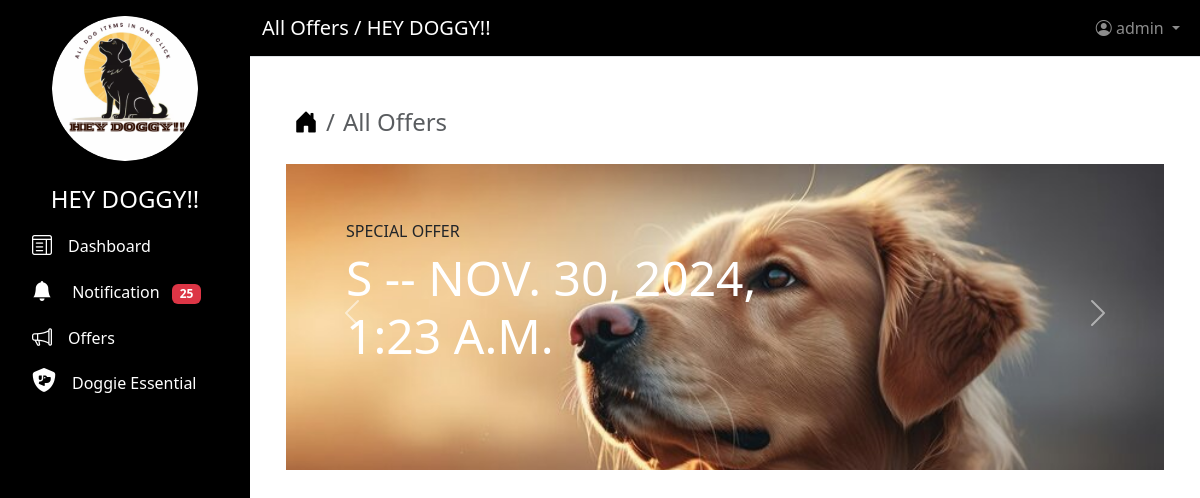
The page /view/offers (signed in) on the database as committed earlier.
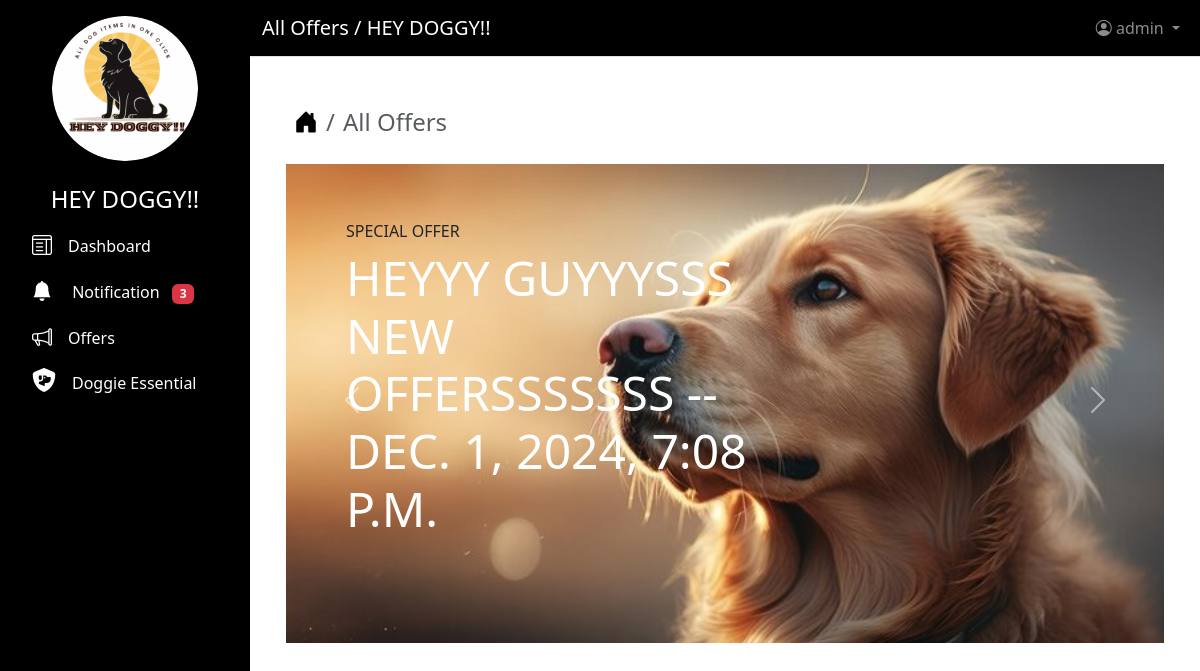
The same page on the database as committed later.
### users/models.py (models this page shows)
class Offers(models.Model):
    username = models.ForeignKey(CustomUser, on_delete=models.CASCADE)
    offers = models.CharField(max_length=250)
    time = models.DateTimeField(auto_now=True)

### users/views.py (the view)
# urls.py: path("view/offers", views.view_offers, name="view_offers"),
@login_required(login_url="signup")
def view_offers(request):
    context = {
        "page_title": "All Offers",
        "form": OfferForm(),
        "all_offers": Offers.objects.all().order_by("-id"),
        "counts": Notification.objects.filter(
            is_read=False, username=request.user
        ).count(),
    }
    return render(request, "add_view_offers.html", context)

### users/templates/add_view_offers.html (shortened to what this page needs)
{% extends "base.html" %}
{% block content %}
    {% load static %}
    <div class="container ms-2 mt-4">
        <nav aria-label="breadcrumb">
            <ol class="breadcrumb fs-4">
                <li class="breadcrumb-item">
                    <a href="{% url 'home' %}" class="text-decoration-none text-black"><i class="bi bi-house-door-fill"></i></a>
                </li>
                <li class="breadcrumb-item active" aria-current="page">All Offers</li>
            </ol>
        </nav>
    </div>
    <div class="container">
        {% if all_offers %}
            <div id="offersCarousel" class="carousel slide" data-bs-ride="carousel">
                <div class="carousel-inner">
                    {% for all_offer in all_offers %}
                        <div class="carousel-item {% if forloop.first %}active{% endif %}">
                            <div class="container-fluid mt-2"
                                 style="background-image: url('{% static 'image/op.jpg' %}');
                                        background-size: cover;
                                        background-repeat: no-repeat;
                                        position: relative;
                                        padding: 50px 0">
                                <div class="container py-2">
                                    <div class="row gx-5 justify-content-start">
                                        <div class="col-lg-7">
                                            <div class="ps-5 mb-5">
                                                <h6 class="text-dark text-uppercase">Special Offer</h6>
                                                <h1 class="display-5 text-uppercase text-white mb-0">{{ all_offer.offers }} -- {{ all_offer.time }}</h1>
                                            </div>
                                        </div>
                                    </div>
                                </div>
                            </div>
                        </div>
                    {% endfor %}
                </div>
                <button class="carousel-control-prev"
                        type="button"
                        data-bs-target="#offersCarousel"
                        data-bs-slide="prev">
                    <span class="carousel-control-prev-icon" aria-hidden="true"></span>
                </button>
                <button class="carousel-control-next"
                        type="button"
                        data-bs-target="#offersCarousel"
                        data-bs-slide="next">
                    <span class="carousel-control-next-icon" aria-hidden="true"></span>
                </button>
            </div>
        {% else %}
            <div class="alert alert-warning mt-3 text-center" role="alert">Currently No New Offers</div>
        {% endif %}
    </div>
{% endblock content %}

### users/templates/base.html (shortened to what this page needs)
<!DOCTYPE html>
<html lang="en">
  <head>
    {% load static %}
    <link href="https://cdnjs.cloudflare.com/ajax/libs/font-awesome/6.5.0/css/all.min.css"
          rel="stylesheet">
    <link rel="stylesheet"
          href="https://cdn.jsdelivr.net/npm/bootstrap-icons@1.11.3/font/bootstrap-icons.min.css">
    <link rel="stylesheet"
          href="https://cdnjs.cloudflare.com/ajax/libs/bootstrap/5.3.2/css/bootstrap.min.css" />
  </head>
  <body>
    <nav class="sidebar text-white p-3">
      <div class="d-grid col-8 mx-auto">
        <img src="{% static 'image/09.png' %}"
             alt="Logo"
             class="img-fluid rounded-circle"
             height="100"
             width="160">
      </div>
      <ul class="nav flex-column">
        <li class="nav-item">
          <h4 class="text-center mt-4">HEY DOGGY!!</h4>
        </li>
        <li class="nav-item">
          <a class="nav-link active text-decoration-none text-white"
             href="{% url 'dashboard' %}">
            <i class="bi bi-layout-text-window fs-5"></i><span class="ms-3">Dashboard</span>
          </a>
        </li>
        <li class="nav-item">
          <a class="nav-link active text-decoration-none text-white"
             href="{% url 'notification' %}">
            <i class="bi bi-bell-fill fs-5"></i>
            <span class="ms-3">Notification</span>
            <span class="badge bg-danger ms-2">{{ counts }}</span>
          </a>
        </li>
        <li class="nav-item">
          <a class="nav-link active text-decoration-none text-white"
             href="{% url 'view_offers' %}">
            <i class="bi bi-megaphone fs-5"></i><span class="ms-3">Offers</span>
          </a>
        </li>
        <li class="nav-item">
          <a class="nav-link active text-decoration-none text-white"
             href="{% url 'view_shop' %}">
            <i class="fa-solid fa-shield-dog fs-4"></i><span class="ms-3">Doggie Essential</span>
          </a>
        </li>
      </ul>
    </nav>
    <div class="main-content">
      <nav class="navbar navbar-expand-lg navbar-dark border-bottom"
           style="background-color: #000000">
        <div class="container-fluid">
          <a class="navbar-brand text-white" href="#">{{ page_title }} / HEY DOGGY!!</a>
          <ul class="navbar-nav ms-auto">
            <li class="nav-item dropdown">
              <a class="nav-link dropdown-toggle"
                 href="#"
                 id="navbarDropdown"
                 role="button"
                 data-bs-toggle="dropdown">
                <i class="bi bi-person-circle"></i> {{ user }}
              </a>
            </li>
          </ul>
        </div>
      </nav>
      <div class="content-area p-4">
        {% block content %}
        {% endblock content %}
      </div>
    </div>
  </body>
</html>

Rows that differ between the two databases and show on the page:
no longer on this page (row unchanged): Offers: offers "S", time "NOV. 30, 2024, 1:23 A.M."
added Offers: offers "HEYYY GUYYYSSS NEW OFFERSSSSSSS", time "DEC. 1, 2024, 7:08 P.M."
Other text that changed with them:
{{ counts }}: "25" → "3"
